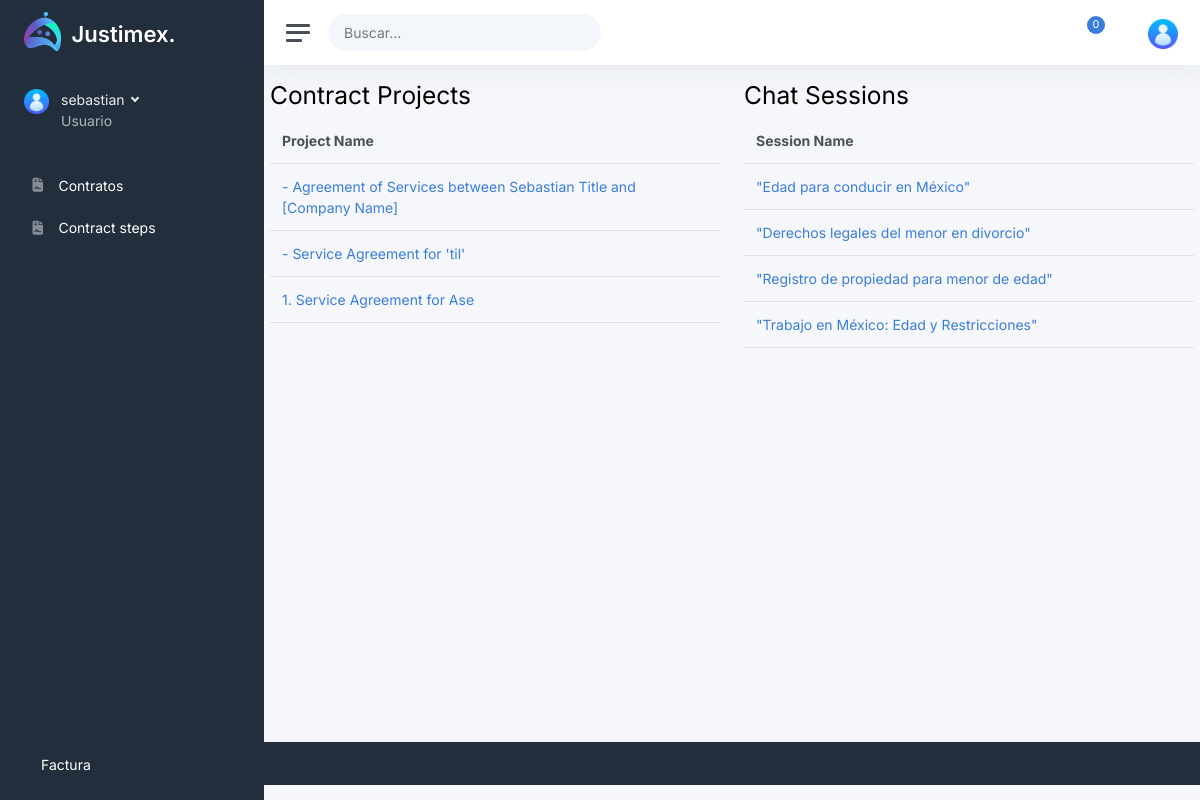
Before: /search/ (signed in) with the older database file.
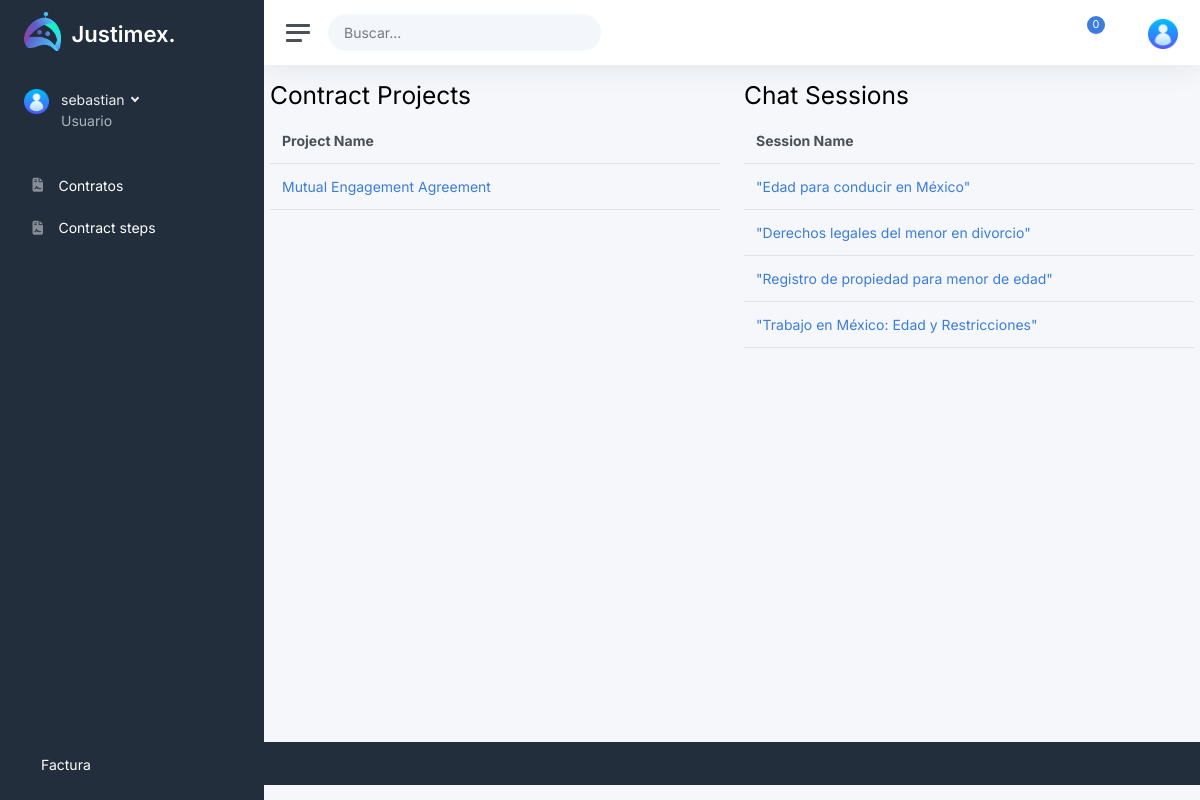
After: the same page with the newer database file.
### api/models.py (models this page shows, shortened)
class ContractProject(models.Model):
    check_completed = models.BooleanField(default=False)
    name = models.CharField(max_length=100, null=True)
    description = HTMLField(blank=True, null=True)
    owner = models.ForeignKey(User, on_delete=models.CASCADE, related_name='contract_project', null=True)
    created_at = models.DateTimeField(auto_now_add=True, null=True)
    updated_at = models.DateTimeField(auto_now=True)
    contract_steps = models.OneToOneField(
        'ContractSteps',  # Reference to the ContractSteps model
        on_delete=models.SET_NULL,  # If the ContractSteps is deleted, set this field to null
        null=True,
        blank=True,
        related_name='contract_project'  # Allows reverse lookup: contract_steps.contract_project
    )
    has_changes = models.BooleanField(default=False)
    class Meta:
        verbose_name_plural = 'Contract Projects'
        ordering = ('-created_at',)

class ChatSession(models.Model):
    name = models.CharField(max_length=1000)
    created_at = models.DateTimeField(auto_now_add=True)
    updated_at = models.DateTimeField(auto_now=True)
    owner = models.ForeignKey(User, on_delete=models.CASCADE)

### frontend/views.py (the view)
# urls.py: path('search/', views.search_api, name='api_search'),
@login_required(login_url='/login/')
def search(request):
    query = request.GET.get('searched', '')
    user = request.user
    contract_projects_list = ContractProject.objects.filter(owner=user, name__icontains=query)
    paginator_cp = Paginator(contract_projects_list, 5)  # Adjust the number per page as needed
    page_number_cp = request.GET.get('page_cp', 1)
    contract_projects = paginator_cp.get_page(page_number_cp)
    chat_sessions_list = ChatSession.objects.filter(owner=user, name__icontains=query)
    paginator_cs = Paginator(chat_sessions_list, 5)  # Adjust the number per page as needed
    page_number_cs = request.GET.get('page_cs', 1)
    chat_sessions = paginator_cs.get_page(page_number_cs)
    context = {
        'contract_projects': contract_projects,
        'chat_sessions': chat_sessions,
        'query': query,
    }
    return render(request, 'search/search_chatandcontract.html', context)

### templates/search/search_chatandcontract.html (shortened to what this page needs)
{% extends '../base.html' %}
{% load static %}
{% block content %}
<div class="container mt-3">
    <div class="row">
        <div class="col-md-6">
            <h2>Contract Projects</h2>
            <table class="table">
                <thead>
                    <tr>
                        <th>Project Name</th>
                    </tr>
                </thead>
                <tbody>
                    {% for project in contract_projects %}
                    <tr>
                        <td><a href="{% url 'contract' project.id %}">{{ project.name }}</a></td>
                    </tr>
                    {% endfor %}
                </tbody>
            </table>
        </div>
        <div class="col-md-6">
            <h2>Chat Sessions</h2>
            <table class="table">
                <thead>
                    <tr>
                        <th>Session Name</th>
                    </tr>
                </thead>
                <tbody>
                    {% for session in chat_sessions %}
                    <tr>
                        <td><a href="{% url 'chat' session.id %}">{{ session.name }}</a></td>
                    </tr>
                    {% endfor %}
                </tbody>
            </table>
        </div>
    </div>
</div>
{% endblock %}

Changed rows visible on the page:
removed ContractProject: name "- Agreement of Services between Sebastian Title and [Company Name]"
removed ContractProject: name "- Service Agreement for 'til'"
removed ContractProject: name "1. Service Agreement for Ase"
added ContractProject: name "Mutual Engagement Agreement"
